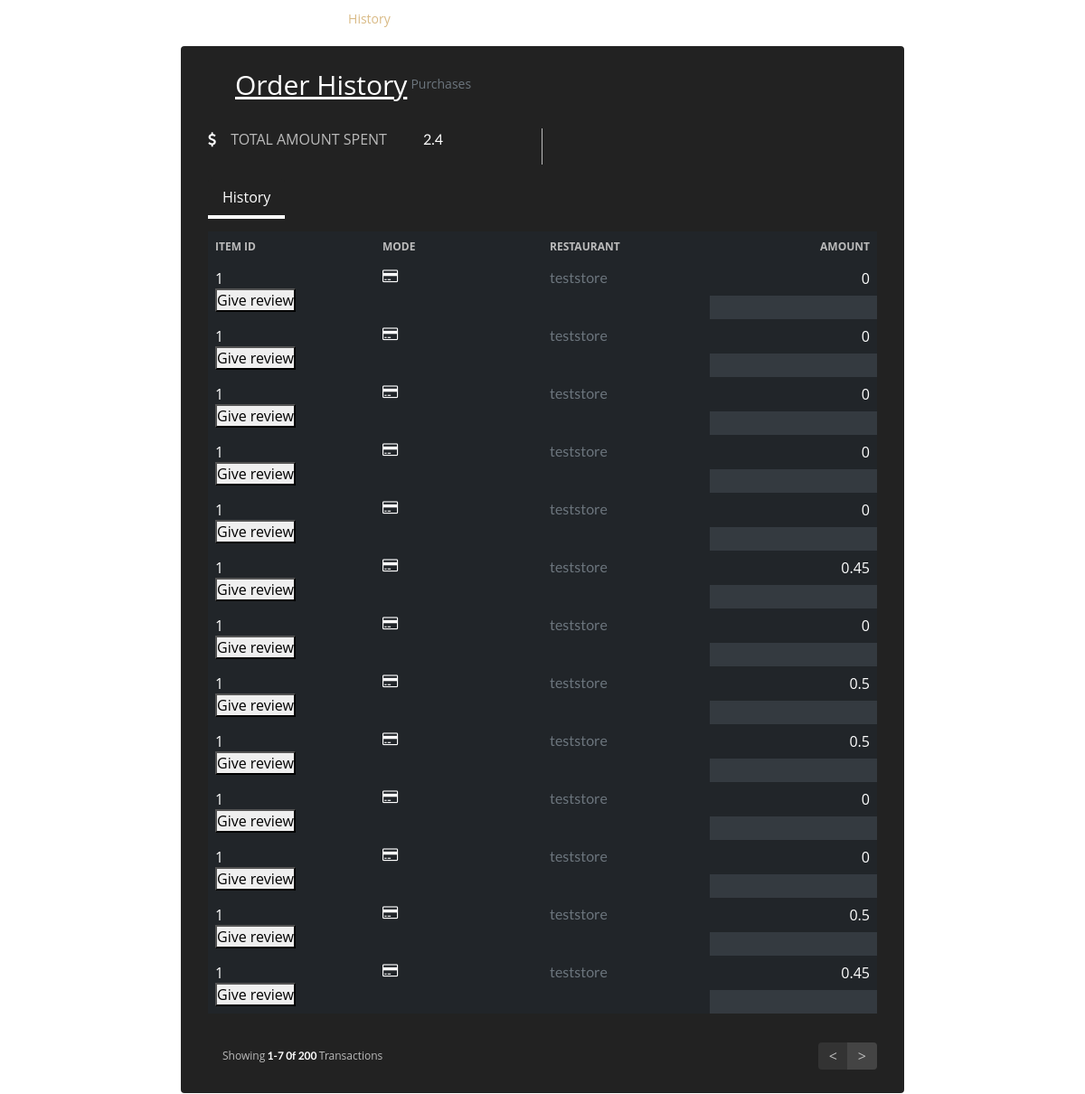
/buyHistory (signed in), run on an earlier commit of the app's database.
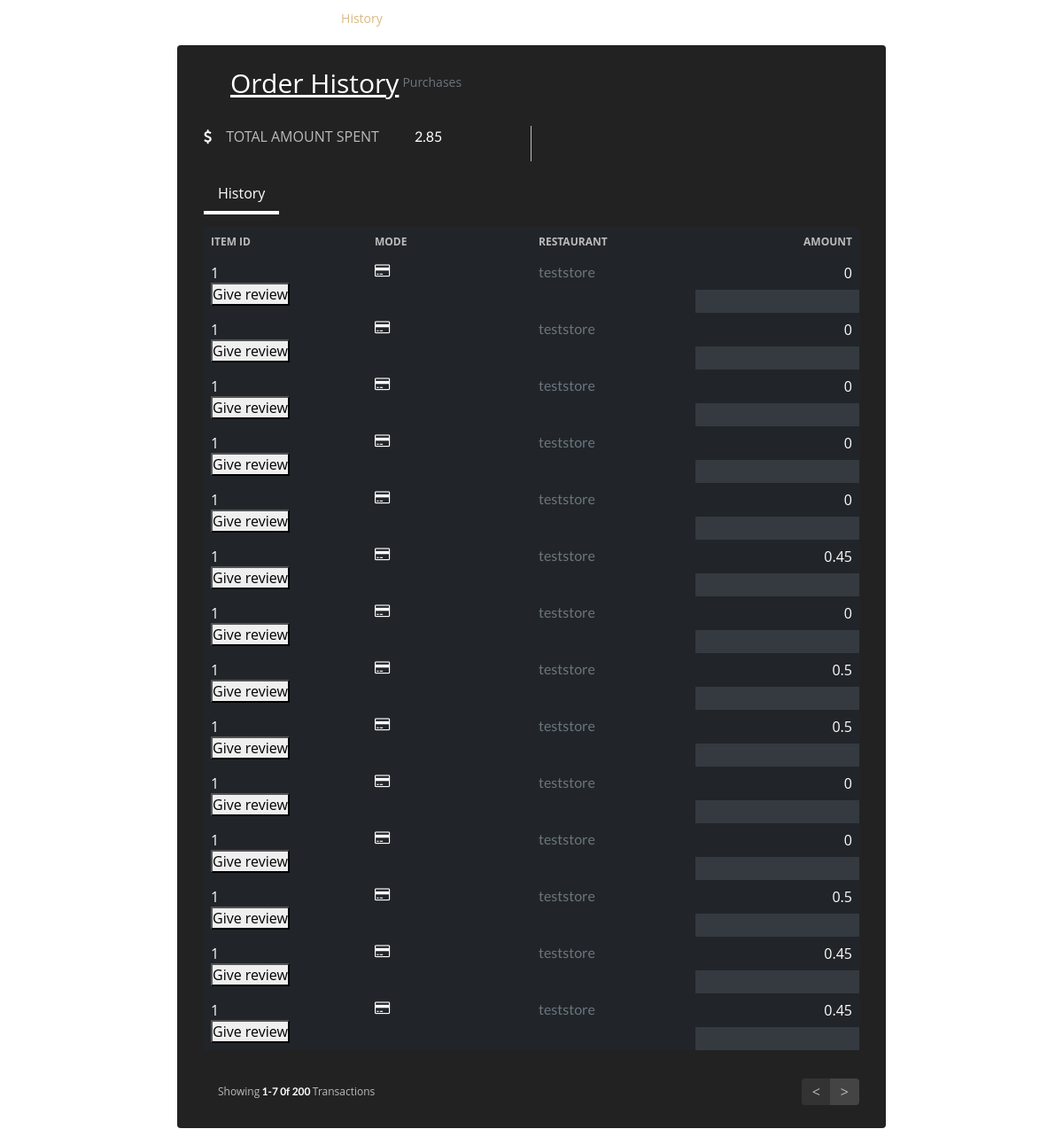
And on a later commit of the database.
### app/models.py (models this page shows)
class Orders(db.Model):
    ohash = db.Column(db.Integer,primary_key=True, autoincrement=True)
    cid = db.Column(db.Integer, db.ForeignKey('customer.cid'), nullable=False)
    rid = db.Column(db.Integer, db.ForeignKey('restadmin.rid'), nullable=False)
    items = db.Column(db.String(250), nullable=False)
    tprice=db.Column(db.Integer, nullable=False)
    payment = db.Column(db.String(20), nullable=False)
    month1 = db.Column(db.Integer, nullable=False)
    rname = db.Column(db.String(250),nullable=False)

### app/views.py (the view)
@app.route("/buyHistory")
def buyHistory():
    if not session.get('cmail'):
        return redirect(request.url_root)
    cmail=session['cmail']
    customer = Customer.query.filter(Customer.cmail == cmail).first()
    cid=customer.cid
    myorders = Orders.query.filter(Orders.cid == cid).all()
    print(myorders)
    totalprice = 0
    for o in myorders:
        print(o.payment)
    for i in myorders:
        totalprice += i.tprice
    return render_template("buyhistory.html", cusname=customer.cname, myorder=myorders, totalprice=round(totalprice,2))

### app/views.py (called while the page is built)
@app.before_request
@limiter.limit('100 per minute')
def make_session_permanent():
    session.permanent = True
    app.permanent_session_lifetime = timedelta(minutes=10)

### app/templates/buyhistory.html (shortened to what this page needs)
<html lang="en">
<head>
    <link rel="stylesheet" href="../static/buyhistory.css">
    <link rel="stylesheet" href="https://stackpath.bootstrapcdn.com/bootstrap/4.4.1/css/bootstrap.min.css">
    <link rel="stylesheet" href="https://stackpath.bootstrapcdn.com/bootstrap/4.4.1/js/bootstrap.bundle.min.js">
    <link rel="stylesheet" href="https://cdnjs.cloudflare.com/ajax/libs/font-awesome/4.7.0/css/font-awesome.min.css">
    <link rel="stylesheet" href="https://cdnjs.cloudflare.com/ajax/libs/jquery/3.2.1/jquery.min.js">
    <link rel="stylesheet" type="text/css"  href="../static/assets/vendor/bootstrap/css/bootstrap.css">
    <link href="../static/landingPage.css" rel="stylesheet">
</head>
<body>
    <nav id="navbar" class="navbar order-last order-lg-0">
        <ul>
          <li><a class="nav-link scrollto" href="user-landing">Home Page</a></li>
          <li><a class="nav-link scrollto" href="#" onclick="openForm()">Donate</a></li>
          <li><a class="nav-link scrollto" href="user-landing#menu">Restraunts</a></li>
          <li><a href="/userprofile" class="nav-link scrollto">Profile</a></li>
          <li><a href="/buyHistory" class="nav-link scrollto active">History</a></li>
          <li><a href="/logout" class="nav-link scrollto">Log out</a></li>
        </ul>
      </nav>
    <div class="wrapper rounded">
        <nav class="navbar navbar-expand-lg navbar-dark dark d-lg-flex align-items-lg-start"> <a class="navbar-brand" href="#"><u>Order History</u><p class="text-muted pl-1">Purchases</p> </a>
        </nav>
        <div class="row mt-2 pt-2">
            <div class="col-md-6" id="income">
                <div class="d-flex justify-content-start align-items-center">
                    <p class="fa fa-dollar" style="color: white;"></p>
                    <p class="text mx-3">TOTAL AMOUNT SPENT</p>
                    <p class="text-white ml-4 money" id="tprice">{{totalprice}}</p>
                </div>
            </div>
            <div class="col-md-6">
            </div>
        </div>
        <div class="d-flex justify-content-between align-items-center mt-3">
            <ul class="nav nav-tabs w-75">
                <li class="nav-item"> <a class="nav-link active" href="#history">History</a> </li>
            </ul>
        </div>
        <div class="table-responsive mt-3">
            <table class="table table-dark table-borderless">
                <thead>
                    <tr>
                        <th scope="col">Item ID</th>
                        <th scope="col">Mode</th>
                        <th scope="col">Restaurant</th>
                        <th scope="col" class="text-right">Amount</th>
                    </tr>
                </thead>
                <tbody>
                    {% for i in myorder %}
                    <tr>
                            <td scope="row"> {{i.items}}  <form action="/givereview" method="POST">
                                <input type="hidden" name="rname" id="" value="{{i.rname}}"><button type="submit">Give review</button></form></td>
                            <td><span id="paym" class="fa fa-credit-card"></span></td>
                            <td class="text-muted">{{i.rname}}</td>
                            <td class="d-flex justify-content-end align-items-center" id="totalprice1">{{i.tprice}}</td>
                    </tr>
                    {% endfor %}
                </tbody>
            </table>
        </div>
        <div class="d-flex justify-content-between align-items-center results"> <span class="pl-md-3">Showing<b class="text-white"> 1-7 0f 200 </b> Transactions </span>
            <div class="pt-3">
                <nav aria-label="Page navigation example">
                    <ul class="pagination">
                        <li class="page-item disabled"> <a class="page-link" href="#" aria-label="Previous"> <span aria-hidden="true">&lt;</span> </a> </li>
                        <li class="page-item"> <a class="page-link" href="#" aria-label="Next"> <span aria-hidden="true">&gt;</span> </a> </li>
                    </ul>
                </nav>
            </div>
        </div>
    </div>
</body>
</html>

### app/static/buyhistory.css (style rules this page uses)
* { padding: 0; margin: 0; box-sizing: border-box }
body { background-color: #777; font-family: 'Poppins', sans-serif }
.wrapper { background-color: #222; min-height: 100px; max-width: 800px; margin: 10px auto; padding: 10px 30px }
.dark, .input:focus { background-color: #222 }
.navbar { padding: 0.5rem 0rem }
.navbar .navbar-brand { font-size: 30px }
#income { border-right: 1px solid #bbb }
.navbar-brand p { display: block; font-size: 14px; margin-bottom: 3px }
.text { color: #bbb }
.money { font-family: 'Lato', sans-serif }
.nav.nav-tabs { border: none }
.nav.nav-tabs .nav-item .nav-link { color: #bbb; border: none }
.nav.nav-tabs .nav-link.active { background-color: #222; border: none; color: #fff; border-bottom: 4px solid #fff }
table { table-layout: fixed ; width: 100% ; }
.table-dark { background-color: #222 }
.table thead th { text-transform: uppercase; color: #bbb; font-size: 12px }
.table thead th, .table td, .table th { border: none; overflow: auto auto }
tbody tr td.text-muted { font-family: 'Lato', sans-serif }
.results span { color: #bbb; font-size: 12px }
.results span b { font-family: 'Lato', sans-serif }
.pagination .page-item .page-link { background-color: #444; color: #fff; padding: 0.3rem .75rem; border: none; border-radius: 0 }
.pagination .page-item .page-link span { font-size: 16px }
.pagination .page-item.disabled .page-link { background-color: #333; color: #eee; cursor: crosshair }

### app/static/landingPage.css (style rules this page uses)
body { font-family: "Open Sans", sans-serif; background: #0c0b09; color: #fff; }
a { color: #cda45e; text-decoration: none; }
::placeholder { color:white; }
.navbar { padding: 0; }
.navbar ul { margin: 0; padding: 0; display: flex; list-style: none; align-items: center; }
.navbar li { position: relative; }
.navbar a, .navbar a:focus { display: flex; align-items: center; justify-content: space-between; padding: 10px 0 10px 30px; color: #fff; white-space: nowrap; transition: 0.3s; font-size: 14px; }
.navbar a:hover, .navbar .active, .navbar .active:focus, .navbar li:hover > a { color: #d9ba85; }

### app/templates/buyhistory.html (style rules this page uses)
body { background: url(https://github.com/ibrahimouachem/Royal-Burger/blob/master/CSS/bg.png?raw=true); }

What changed in the data, as far as the page shows it:
added Orders: items "1", rname "teststore", tprice "0.45"
Also different on the page:
{{ totalprice }}: "2.4" → "2.85"
